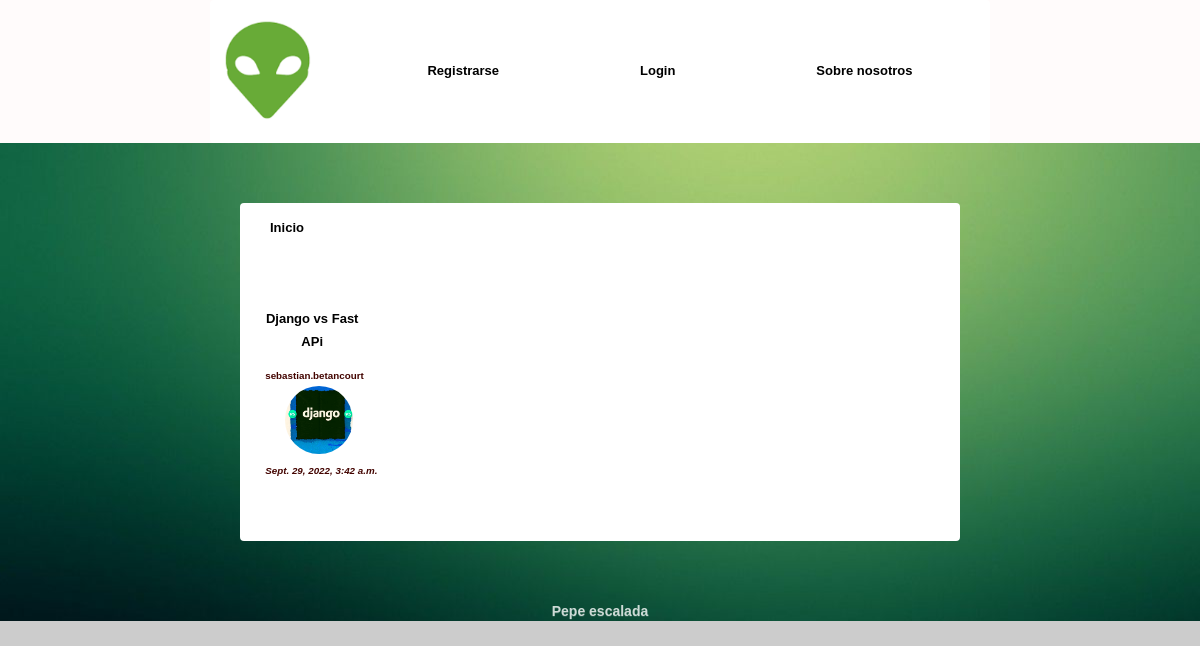
The app's page /noticia/ with its own data.
### Pepeescalada/models.py (models this page shows, shortened)
class Publicacion(models.Model):
    title = models.CharField(max_length=200)
    body = RichTextField()
    image = models.ImageField(upload_to="noticas", default="alien.jpg")
    state = models.BooleanField('Active/no publicado', default=False)
    autor = models.ForeignKey(User, on_delete=models.CASCADE, related_name='publicaciones')
    tags = models.ForeignKey(Tag, on_delete=models.PROTECT, default=1)
    timestamp = models.DateTimeField(default=timezone.now)
    slug = models.SlugField(max_length=250, null=False, unique=True, default=1)
    class Meta:
        verbose_name = 'publicacion'
        verbose_name_plural = 'publicaciones'
        ordering = ['-timestamp']

### Pepeescalada/views.py (the view)
# urls.py: path('noticia/', noticia, name='noticia'),
def noticia(request):
    mensajes = Publicacion.objects.all()
    context = {'posts': mensajes}
    return render(request, 'blog/noticias.html', context)

### Pepeescalada/templates/blog/noticias.html (shortened to what this page needs)
{% extends 'blog/layout.html' %}
{% load humanize %}
{% block content %}
{% for mensaje in posts %}
<article>
    <div class="container-article">
        <div>
            <div class="centrar">
             <h1><a href="{% url 'detallenoticia' mensaje.slug %}">{{ mensaje.title }}</a></h1>
            </div>
            <div> {{ mensaje.autor }} </div>
            <div class="centrar"><img src=" {{ mensaje.image.url }}"></div>
            <i>{{ mensaje.timestamp}}</i>
        </div>
    </div>
</article>
{% endfor %}
{% endblock %}

### Pepeescalada/static/style.css (style rules this page uses)
body { background-image: url('fondo.jpg'); font-size: 70%; font-family: ' Montserrat', Helvetica, Arial, serif; }
h1 { max-width: 80%; }
img { object-fit: cover; }
.centrar { text-align: center; }
a { font-size: .93rem; text-decoration: none; color: black; }
article { width: 93%; margin: auto; padding: 40px 0; border-bottom: 2px solid #ECEEEF; }
.container-article { display: flex; }
.container-article img { height: 68px; width: 68px; margin-right: 10px; border-radius: 50%; }
article:last-child { border-bottom: 0; }
*, *:after, *:before { -webkit-box-sizing: border-box; -moz-box-sizing: border-box; -ms-box-sizing: border-box; box-sizing: border-box; }
html { background: #ccc; font: bold 14px/20px "Trajan Pro", "Times New Roman", Times, serif; color: #430400; text-shadow: 0 1px 0 rgba(255, 255, 255, 0.15); }

### records on screen
Publicacion: title "Django vs Fast APi", autor "sebastian.betancourt", image (picture), timestamp "Sept. 29, 2022, 3:42 a.m."
